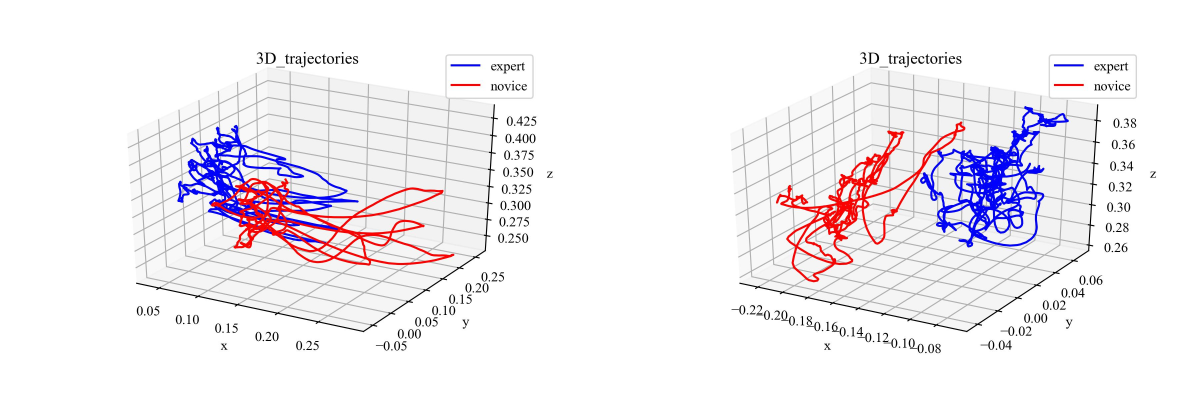
#> input picture kinematic_analysis/trajectory_plot/image_stitch.jpg, 3600 x 1200 px (shown at 1/3 size)
$ python images_resize.py
#> lines starting #> are read from the running program, lines starting #| are printed output that depends on the picture
#!/usr/bin/env python3
"""Resize the stitched trajectory image for display purposes."""
from __future__ import annotations

from PIL import Image

TARGET_WIDTH: int = 360
TARGET_HEIGHT: int = 120
INPUT_FILE: str = "image_stitch.jpg"


def main() -> None:
    Image.open(INPUT_FILE).resize((TARGET_WIDTH, TARGET_HEIGHT)).save(INPUT_FILE)
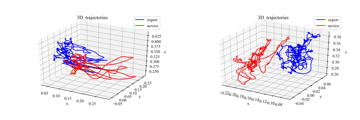
#> saved as image_stitch.jpg: PIL image 360x120 RGB; mean R, G, B 242.3, 238.6, 242.9


if __name__ == "__main__":
    main()

$ run again, with kinematic_analysis/trajectory_plot/3D trajectories of left hand of expert and novice surgeon.png saved as kinematic_analysis/trajectory_plot/image_stitch.jpg
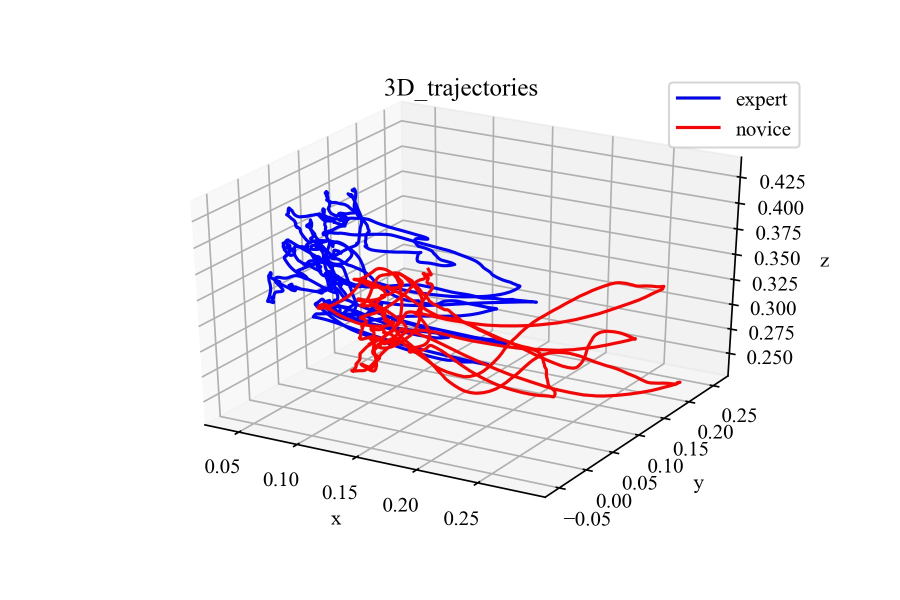
#> input picture kinematic_analysis/trajectory_plot/3D trajectories of left hand of expert and novice surgeon.png, 1800 x 1200 px (shown at 1/2 size)
#> in main, `Image.open(INPUT_FILE).resize((TARGET_WIDTH, TARGET_HEIGHT)).save(INPU..`:
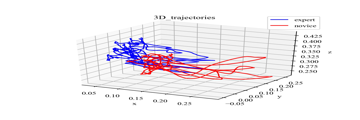
#> saved as image_stitch.jpg: PIL image 360x120 RGB; mean R, G, B 242.9, 238.8, 242.7
